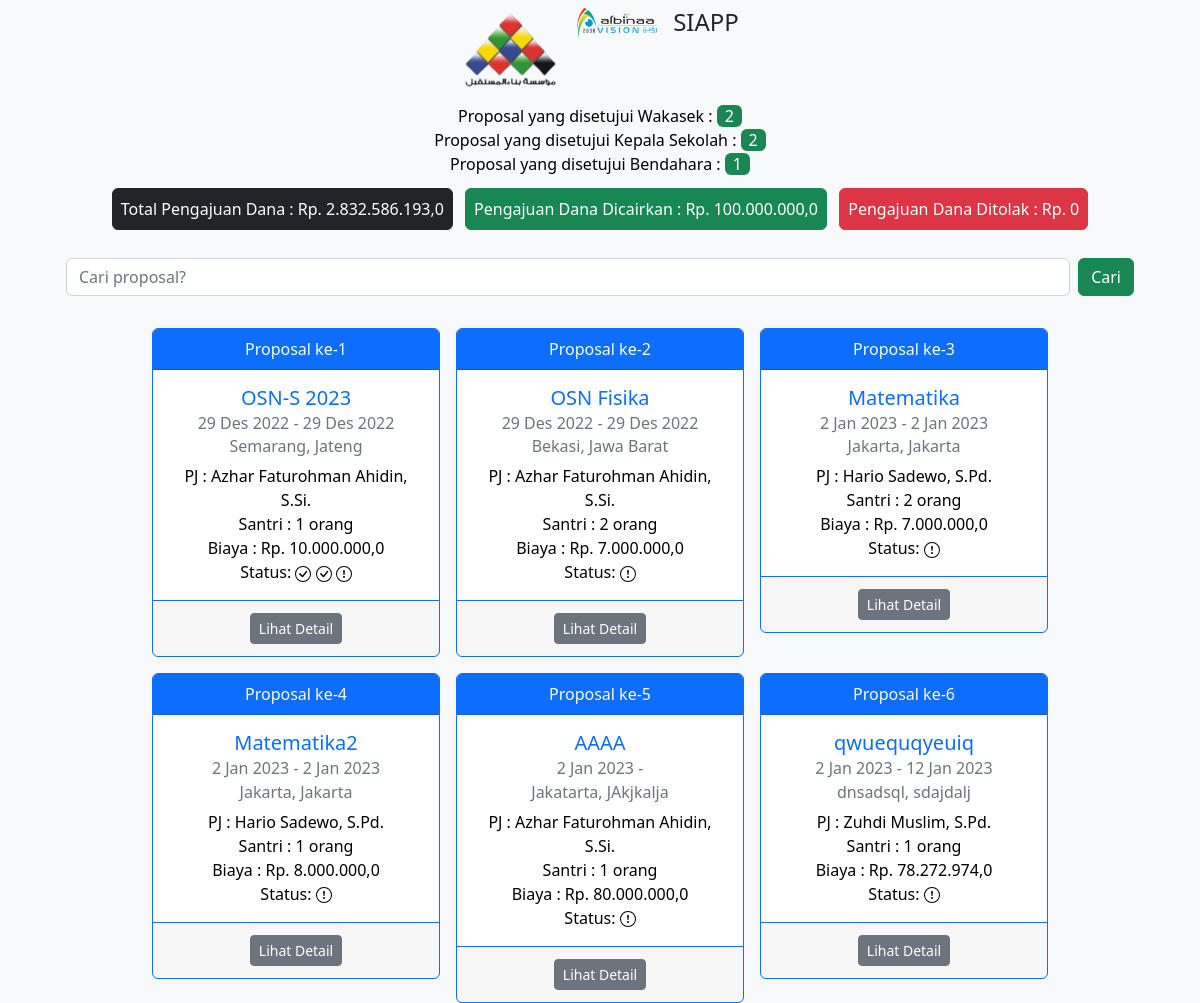
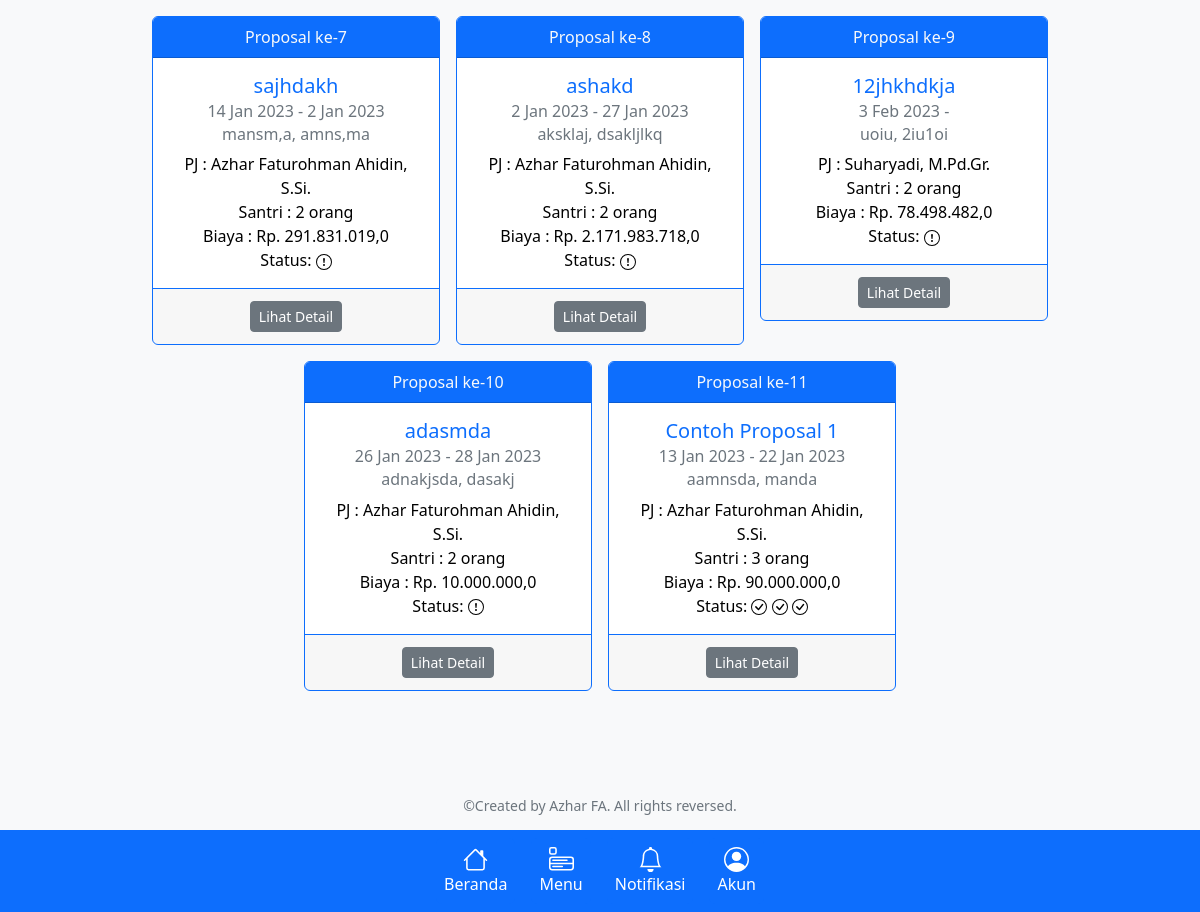
/proposal/, run on the app's committed database (2 pictures, top to bottom).
### proposal/models.py (models this page shows, shortened)
class Proposal(models.Model):
    nama_event = models.CharField(max_length=200)
    pembuat_event = models.CharField(max_length=200)
    tanggal_pendaftaran = models.DateField()
    batas_pendaftaran = models.DateField(blank=True, null=True)
    tanggal_penyisihan_1 = models.DateField(blank=True, null=True)
    tanggal_penyisihan_2 = models.DateField(blank=True, null=True)
    tanggal_penyisihan_3 = models.DateField(blank=True, null=True)
    tanggal_semifinal = models.DateField(blank=True, null=True)
    tanggal_final = models.DateField(blank=True, null=True)
    pengumuman_pemenang = models.DateField(blank=True, null=True)
    pelaksanaan = models.CharField(max_length=30, choices=pilihan_pelaksaan)
    tingkat_event = models.CharField(max_length=30, choices=pilihan_tingkat)
    berjenjang = models.CharField(max_length=50, choices=pilihan_berjenjang)
    lokasi_event = models.CharField(max_length=200, default="")
    kota = models.CharField(max_length=200, default="", verbose_name="Kota/Kabupaten")
    provinsi = models.CharField(max_length=200, default="")
    penanggungjawab = models.ForeignKey(Teacher, on_delete=models.CASCADE)
    nomor_rekening = models.CharField(max_length=100, default="3410015776")
    nama_bank = models.CharField(max_length=100, default="Muamalat")
    ekskul = models.ForeignKey(Extracurricular, on_delete=models.CASCADE, null=True, blank=True)
    santri = models.ManyToManyField(StudentOrganization, verbose_name="Santri yang ikut", blank=True, help_text="Pada PC/Laptop, tekan Ctrl untuk memilih banyak opsi")
    anggaran_biaya = models.FloatField()
    upload_brosur = models.FileField(upload_to='proposal/brosur', verbose_name="Upload Brosur Lomba", null=True, blank=True)
    upload_undangan = models.FileField(upload_to='proposal/undangan', verbose_name="Upload Undangan Lomba", null=True,
                                     blank=True)
    upload_file = models.FileField(upload_to='proposal', verbose_name="Upload File Proposal", help_text="Format file dalam bentuk .pdf")
    Catatan = models.TextField(blank=True)
    created_at = models.DateTimeField(auto_now_add=True)
    updated_at = models.DateTimeField(auto_now=True)

### ekskul/models.py (models this page shows)
class Teacher(models.Model):
    user = models.OneToOneField(User, on_delete=models.CASCADE, verbose_name="Username",)
    nama_lengkap = models.CharField(max_length=100, verbose_name="Nama Pembina")
    niy = models.IntegerField(default=0, verbose_name='NIY')
    gelar_depan = models.CharField(max_length=20, blank=True)
    gelar_belakang = models.CharField(max_length=20, blank=True)
    jabatan = models.CharField(max_length=100, blank=True)
    jabatan_khusus = models.CharField(max_length=100, blank=True)
    email = models.EmailField(default='user@gmail.com')
    no_hp = models.IntegerField(blank=True, default=0)
    foto = models.ImageField(upload_to='user', default='blank-profile.png', blank=True, null=True)
    def __str__(self):
        if self.gelar_depan or self.gelar_belakang:
            return f'%s %s, %s.' % (self.gelar_depan, self.nama_lengkap, self.gelar_belakang)
        else:
            return self.nama_lengkap

### proposal/views.py (the view)
# urls.py: path('', deskripsi.views.home_view, name='app-index'),
def index(request):
    proposal = Proposal.objects.all()
    jumlah = Proposal.objects.aggregate(Sum('anggaran_biaya'))
    jumlah_diterima = Proposal.objects.filter(Q(proposalstatus__is_wakasek="Accepted") & Q(proposalstatuskepsek__is_kepsek="Accepted")).aggregate(Sum('anggaran_biaya'))
    jumlah_ditolak = Proposal.objects.filter(Q(proposalstatus__is_wakasek="Rejected") | Q(proposalstatuskepsek__is_kepsek="Rejected")).aggregate(Sum('anggaran_biaya'))
    diterima = ProposalStatus.objects.filter(is_wakasek="Accepted")
    diterima_kepsek = ProposalStatusKepsek.objects.filter(is_kepsek="Accepted")
    diterima_bendahara = ProposalStatusBendahara.objects.filter(is_bendahara="Accepted")
    context = {
        'proposal': proposal,
        'jumlah': jumlah,
        'jumlah_diterima': jumlah_diterima,
        'jumlah_ditolak': jumlah_ditolak,
        'diterima': diterima,
        'diterima_kepsek': diterima_kepsek,
        'diterima_bendahara': diterima_bendahara,
    }
    return render(request, 'proposal.html', context)

### templates/proposal.html (shortened to what this page needs)
{% extends 'base.html' %}
{% block content %}
    {% load humanize %}
    <div class="mt-4 mb-2 pt-4 text-center">
        <h1>Proposal Ekstrakurikuler SMA IT Al Binaa</h1>
        <p class="m-0">Proposal yang disetujui Wakasek : <span class="text-bg-success ps-2 pe-2 rounded">{{ diterima.count }}</span></p>
        <p class="m-0">Proposal yang disetujui Kepala Sekolah : <span class="text-bg-success ps-2 pe-2 rounded">{{ diterima_kepsek.count }}</span></p>
        <p class="m-0">Proposal yang disetujui Bendahara : <span class="text-bg-success ps-2 pe-2 rounded">{{ diterima_bendahara.count }}</span></p>
    </div>
    <div class="text-center m-1">
        <a href="#" class="btn btn-dark m-1 p-2">Total Pengajuan Dana : Rp. {{ jumlah.anggaran_biaya__sum|intcomma }}</a>
        {% if jumlah_diterima.anggaran_biaya__sum %}
            <a href="#" class="btn btn-success m-1 p-2">Pengajuan Dana Dicairkan : Rp. {{ jumlah_diterima.anggaran_biaya__sum|intcomma }}</a>
        {% else %}
            <a href="#" class="btn btn-success m-1 p-2">Pengajuan Dana Diterima : Rp. 0 </a>
        {% endif %}
        {% if jumlah_ditolak.anggaran_biaya__sum %}
            <a href="#" class="btn btn-danger m-1 p-2">Pengajuan Dana Ditolak : Rp. {{ jumlah_ditolak.anggaran_biaya__sum|intcomma }}</a>
        {% else %}
            <a href="#" class="btn btn-danger m-1 p-2">Pengajuan Dana Ditolak : Rp. 0 </a>
        {% endif %}
    </div>
    <div class="container text-center">
        <form class="d-flex my-4 mx-4" role="search" method="get" action="{% url 'proposal:proposal-index' %}">
            <input class="form-control me-2" name="q" type="text" placeholder="Cari proposal?" aria-label="Search">
            <input class="btn btn-success" type="submit" value="Cari">
        </form>
        <div class="d-flex flex-wrap justify-content-center">
            {% if proposal %}
                {% for data in proposal %}
                    <div class="card border-primary m-2" style="width: 18rem; height: 100%;">
                        <div class="card-header bg-primary text-light">
                            Proposal ke-{{ forloop.counter }}
                        </div>
                        <div class="card-body">
                            <h5 class="card-title text-primary">{{ data.nama_event }}</h5>
                            <h6 class="card-subtitle mb-2 text-muted">{{ data.tanggal_pendaftaran|date:"j M Y" }} - {{ data.tanggal_final|date:"j M Y" }}</h6>
                            <h6 class="card-subtitle mb-2 text-muted">{{ data.kota }}, {{ data.provinsi }}</h6>
                            <p class="card-text p-0 m-0">PJ : {{ data.penanggungjawab }}</p>
                            <p class="card-text p-0 m-0">Santri : {{ data.santri.count }} orang</p>
                            <p class="card-text p-0 m-0">Biaya : Rp. {{ data.anggaran_biaya|intcomma }}</p>
                            <p class="card-text p-0 m-0">Status:
                            </p>
                        </div>
                        <div class="card-footer border-primary text-light">
                            {% if request.user.is_authenticated %}
                                {% if request.user.username == 'agung_wa' %}
                                    <a href="{% url 'proposal:detail-proposal' data.id %}" class="btn btn-sm btn-info m-1">
                                        <svg xmlns="http://www.w3.org/2000/svg" width="16" height="16" fill="currentColor" class="bi bi-info-circle" viewBox="0 0 16 16">
                                            <path d="M8 15A7 7 0 1 1 8 1a7 7 0 0 1 0 14zm0 1A8 8 0 1 0 8 0a8 8 0 0 0 0 16z"/>
                                            <path d="m8.93 6.588-2.29.287-.082.38.45.083c.294.07.352.176.288.469l-.738 3.468c-.194.897.105 1.319.808 1.319.545 0 1.178-.252 1.465-.598l.088-.416c-.2.176-.492.246-.686.246-.275 0-.375-.193-.304-.533L8.93 6.588zM9 4.5a1 1 0 1 1-2 0 1 1 0 0 1 2 0z"/>
                                        </svg>
                                        Lihat Detail
                                    </a>
                                    <a href="{% url 'proposal:proposal-approval-kepsek' data.id %}" class="btn btn-sm btn-success m-1">Approval Kepsek</a>
                                {% elif request.user.username == 'chevi_indrayadi' %}
                                    <a href="{% url 'proposal:detail-proposal' data.id %}" class="btn btn-sm btn-secondary m-1">Detail</a>
                                    <a href="{% url 'proposal:proposal-approval-bendahara' data.id %}" class="btn btn-sm btn-success m-1">Approval Bendahara</a>
                                {% elif request.user.username == 'panji_asmara' %}
                                    <a href="{% url 'proposal:detail-proposal' data.id %}" class="btn btn-sm btn-secondary m-1">Detail</a>
                                    <a href="{% url 'proposal:proposal-approval' data.id %}" class="btn btn-sm btn-success m-1">Approval</a>
                                {% elif data.proposalstatusbendahara_set.first.is_bendahara == "Accepted" %}
                                    <a href="{% url 'proposal:detail-proposal' data.id %}" class="btn btn-sm btn-secondary m-1">Detail</a>
                                    <a href="{% url 'proposal:proposal-approval-transfer' data.id %}" class="btn btn-sm btn-success m-1">Bukti Transfer</a>
                                {% else %}
                                    <a href="{% url 'proposal:detail-proposal' data.id %}" class="btn btn-sm btn-secondary m-1">Detail</a>
                                    <a href="{% url 'proposal:edit-proposal' data.id %}" class="btn btn-sm btn-warning m-1">Edit</a>
                                    <a href="{% url 'proposal:delete-proposal' data.id %}" class="btn btn-sm btn-danger m-1">Hapus</a>
                                {% endif %}
                            {% else %}
                                <a href="{% url 'proposal:detail-proposal' data.id %}" class="btn btn-sm btn-secondary m-1">Lihat Detail</a>
                            {% endif %}
                        </div>
                    </div>
                {% endfor %}
            {% endif %}
        </div>
    </div>
{% endblock %}

### data on the page
Proposal: nama_event "OSN-S 2023", tanggal_pendaftaran "29 Des 2022", tanggal_final "29 Des 2022", kota "Semarang", provinsi "Jateng", penanggungjawab "Azhar Faturohman Ahidin, S.Si.", santri.count "1", anggaran_biaya "10.000.000,0"
Proposal: nama_event "OSN Fisika", tanggal_pendaftaran "29 Des 2022", tanggal_final "29 Des 2022", kota "Bekasi", provinsi "Jawa Barat", penanggungjawab "Azhar Faturohman Ahidin, S.Si.", santri.count "2", anggaran_biaya "7.000.000,0"
Proposal: nama_event "Matematika", tanggal_pendaftaran "2 Jan 2023", tanggal_final "2 Jan 2023", kota "Jakarta", provinsi "Jakarta", penanggungjawab "Hario Sadewo, S.Pd.", santri.count "2", anggaran_biaya "7.000.000,0"
Proposal: nama_event "Matematika2", tanggal_pendaftaran "2 Jan 2023", tanggal_final "2 Jan 2023", kota "Jakarta", provinsi "Jakarta", penanggungjawab "Hario Sadewo, S.Pd.", santri.count "1", anggaran_biaya "8.000.000,0"
Proposal: nama_event "AAAA", tanggal_pendaftaran "2 Jan 2023", kota "Jakatarta", provinsi "JAkjkalja", penanggungjawab "Azhar Faturohman Ahidin, S.Si.", santri.count "1", anggaran_biaya "80.000.000,0"
Proposal: nama_event "qwuequqyeuiq", tanggal_pendaftaran "2 Jan 2023", tanggal_final "12 Jan 2023", kota "dnsadsql", provinsi "sdajdalj", penanggungjawab "Zuhdi Muslim, S.Pd.", santri.count "1", anggaran_biaya "78.272.974,0"
Proposal: nama_event "sajhdakh", tanggal_pendaftaran "14 Jan 2023", tanggal_final "2 Jan 2023", kota "mansm,a", provinsi "amns,ma", penanggungjawab "Azhar Faturohman Ahidin, S.Si.", santri.count "2", anggaran_biaya "291.831.019,0"
Proposal: nama_event "ashakd", tanggal_pendaftaran "2 Jan 2023", tanggal_final "27 Jan 2023", kota "aksklaj", provinsi "dsakljlkq", penanggungjawab "Azhar Faturohman Ahidin, S.Si.", santri.count "2", anggaran_biaya "2.171.983.718,0"
Proposal: nama_event "12jhkhdkja", tanggal_pendaftaran "3 Feb 2023", kota "uoiu", provinsi "2iu1oi", penanggungjawab "Suharyadi, M.Pd.Gr.", santri.count "2", anggaran_biaya "78.498.482,0"
Proposal: nama_event "adasmda", tanggal_pendaftaran "26 Jan 2023", tanggal_final "28 Jan 2023", kota "adnakjsda", provinsi "dasakj", penanggungjawab "Azhar Faturohman Ahidin, S.Si.", santri.count "2", anggaran_biaya "10.000.000,0"
Proposal: nama_event "Contoh Proposal 1", tanggal_pendaftaran "13 Jan 2023", tanggal_final "22 Jan 2023", kota "aamnsda", provinsi "manda", penanggungjawab "Azhar Faturohman Ahidin, S.Si.", santri.count "3", anggaran_biaya "90.000.000,0"

### other printed values
{{ diterima.count }} "2"
{{ diterima_kepsek.count }} "2"
{{ diterima_bendahara.count }} "1"
{{ jumlah.anggaran_biaya__sum|intcomma }} "2.832.586.193,0"
{{ jumlah_diterima.anggaran_biaya__sum|intcomma }} "100.000.000,0"
